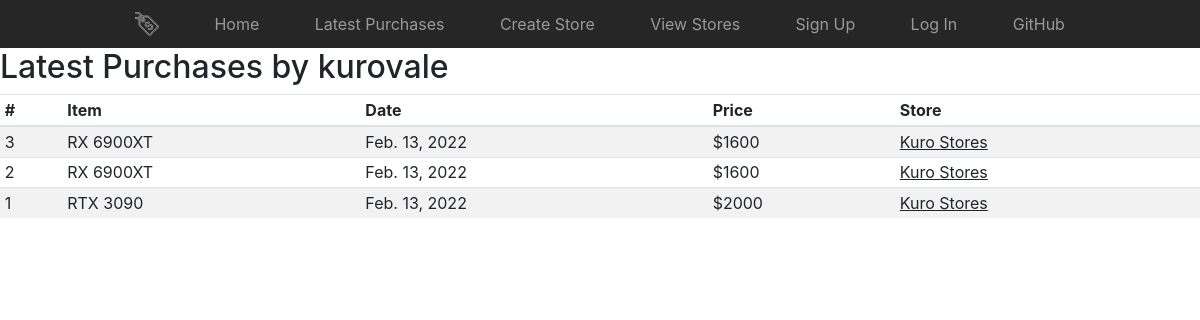
/dashboard/buyer/2, run on the app's committed database.
### sales/models.py (models this page shows, shortened)
class Buyer(models.Model):
    username = models.TextField(default='buyer')

class Purchase(models.Model):
    buyer_id = models.ForeignKey(Buyer, on_delete=models.CASCADE)
    item_id = models.ForeignKey(Item, on_delete=models.CASCADE)
    date = models.DateField('Date Purchased')

class Item(models.Model):
    store_id = models.ForeignKey(Store, on_delete=models.CASCADE)
    name = models.TextField(default='item', max_length=30)
    description = models.TextField(default='', blank=True, max_length=60)
    image = models.URLField(max_length=200)
    price = models.PositiveIntegerField(default=0)

class Store(models.Model):
    name = models.TextField(default='store')
    description = models.TextField(default='store')
    owner = models.ForeignKey(User, on_delete=models.CASCADE)

### sales/views.py (the view)
# urls.py: path('dashboard/buyer/<int:buyer_id>', views.buyer_purchases, name='buyer_purchases'),
def buyer_purchases(request, buyer_id):
    buyer = get_object_or_404(Buyer, pk=buyer_id)
    return render(request, 'sales/dashboards/buyer.html', {'buyer': buyer})

### sales/templates/sales/dashboards/buyer.html
{% extends 'base.html' %}
{% block content %}
<h2>Latest Purchases by {{ buyer.username }}</h2>
          <div class="table-responsive">
            <table class="table table-striped table-sm">
              <thead>
                <tr>
                  <th>#</th>
                  <th>Item</th>
                  <th>Date</th>
                  <th>Price</th>
                  <th>Store</th>
                </tr>
              </thead>
              <tbody>
              {% for purchase in buyer.purchase_set.all reversed %}
              <tr>
                <td>{{ forloop.revcounter }}</td>
                <td>{{ purchase.item_id.name }}</td>
                <td>{{ purchase.date }}</td>
                <td>${{ purchase.item_id.price }}</td>
                <td><a href="#" class="link-dark">{{ purchase.item_id.store_id.name }}</a> </td>
              </tr>
              {% endfor %}
              </tbody>
            </table>
</div>
{% endblock %}

### sales/static/sales/css/base.css (style rules this page uses)
.link-dark { color: #212529; text-decoration: underline; }

### data on the page
Buyer: username "kurovale"
Purchase: item_id.name "RX 6900XT", date "Feb. 13, 2022", item_id.price "1600", item_id.store_id.name "Kuro Stores"
Purchase: item_id.name "RX 6900XT", date "Feb. 13, 2022", item_id.price "1600", item_id.store_id.name "Kuro Stores"
Purchase: item_id.name "RTX 3090", date "Feb. 13, 2022", item_id.price "2000", item_id.store_id.name "Kuro Stores"
